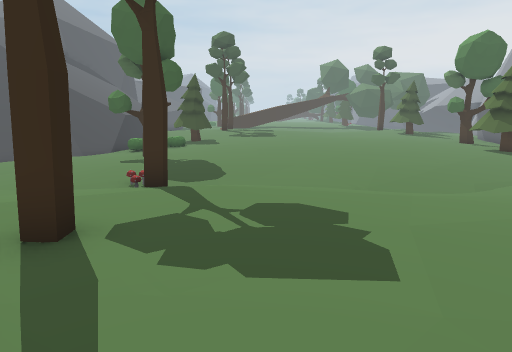
[1] (above)

20 first-person views from a walk through a scene from a Unity 3-D project. The camera is 1.4 m above the floor, tilts 10° down and sees 70° across. The floor is counted in squares, 1 m on a side. Each view is taken from the middle of a square. On the plan, view 1 faces up. The plan holds only what a view shows up to about 16 squares ahead; the rest is blank. The place goes on beyond the plan. The player character is not drawn. Some animated figures are left out. Some surface patterns are stand-ins.

[2]
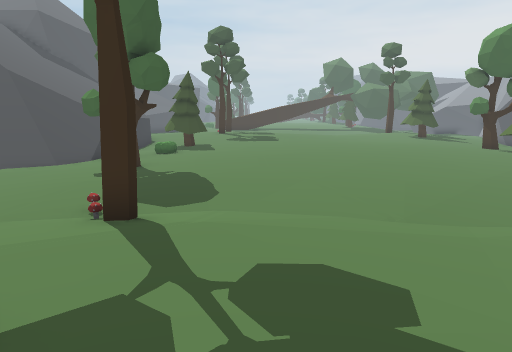

[3]
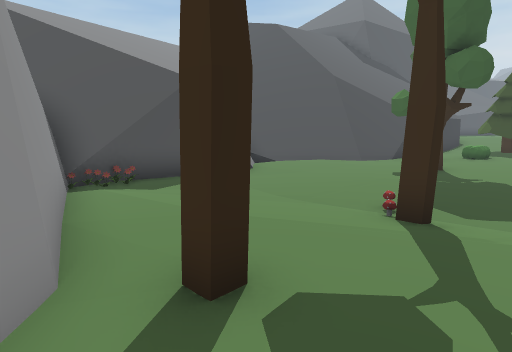

[4]
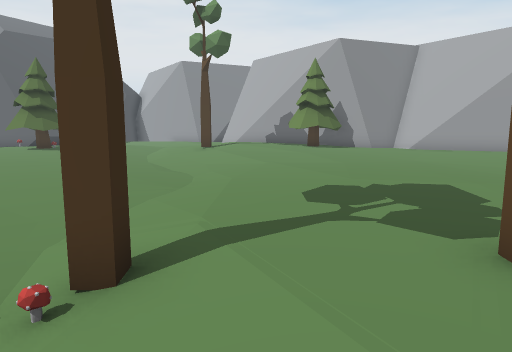

[5]
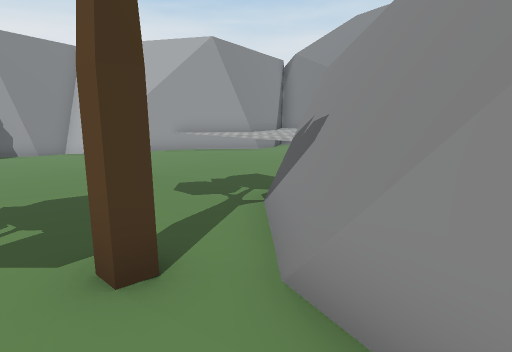

[6]
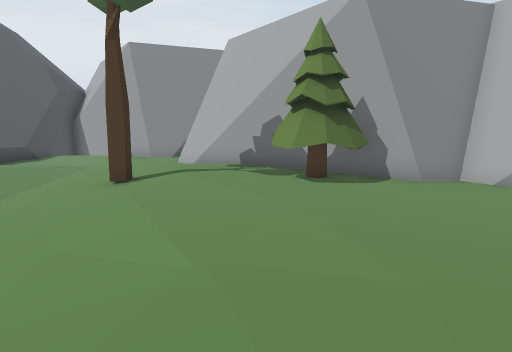

[7]
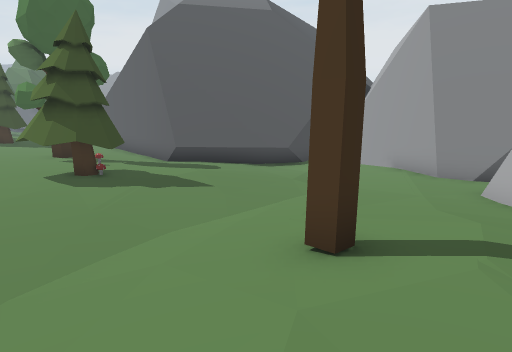

[8]
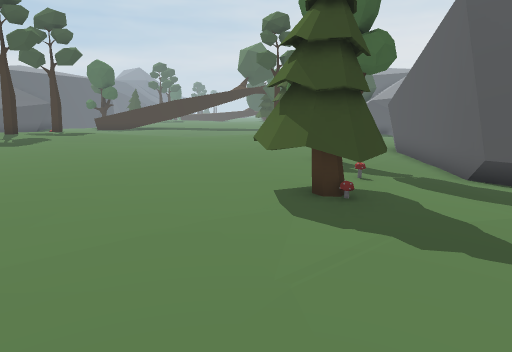

[9]
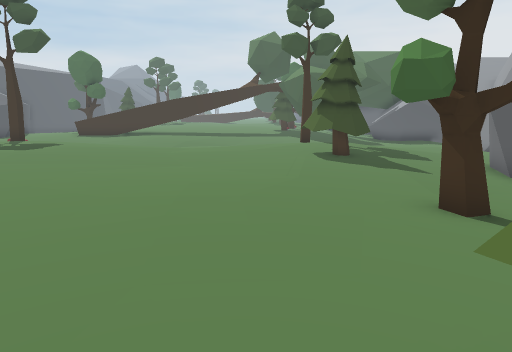

[10]
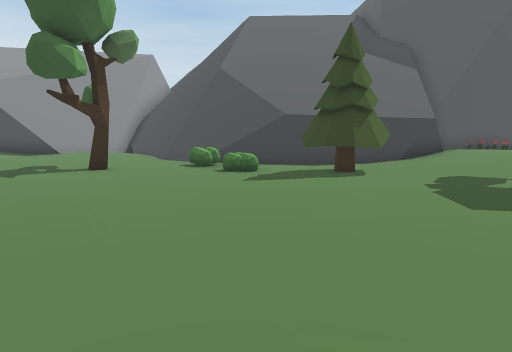

[11]
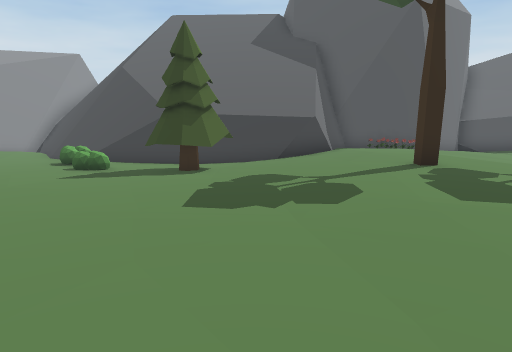

[12]
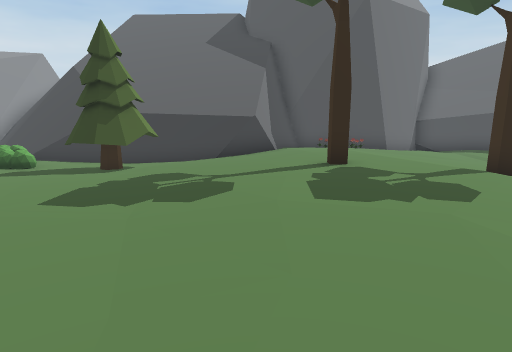

[13]
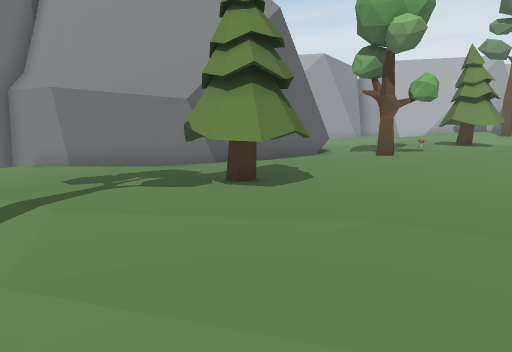

[14]
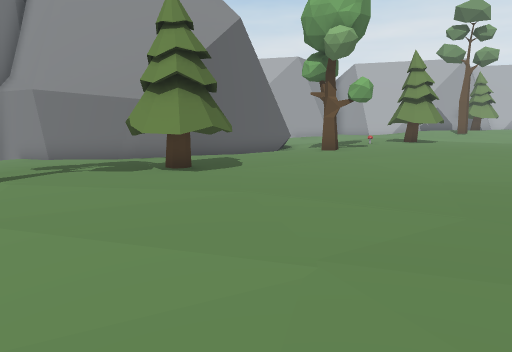

[15]
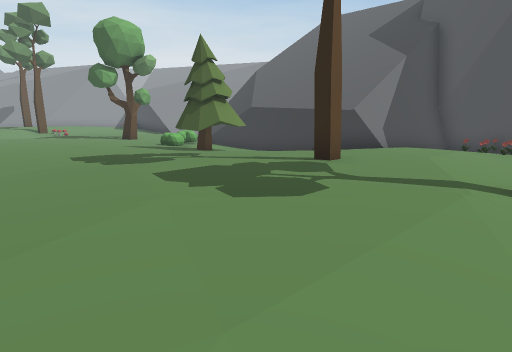

[16]
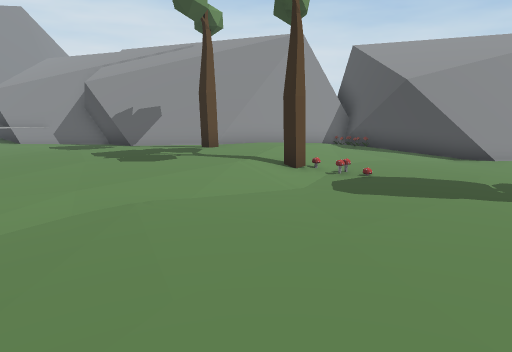

[17]
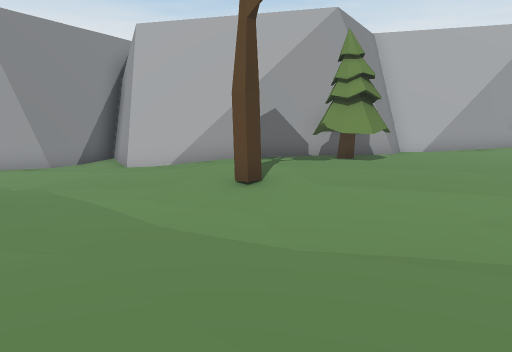

[18]
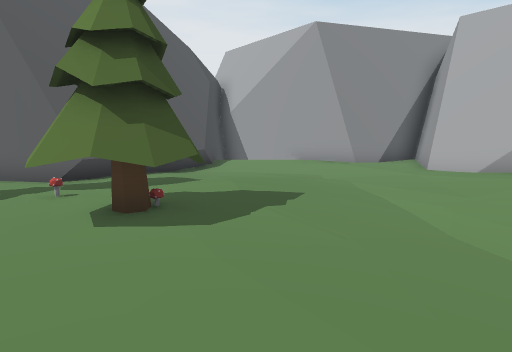

[19]
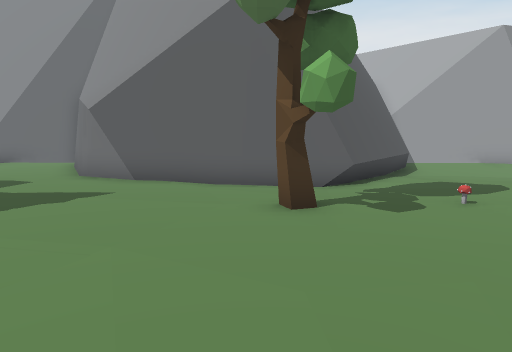

[20]
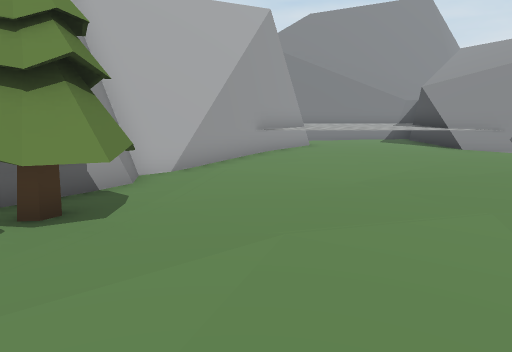

### Floor plan
Key: @ floor where view 1 was taken; # wall or solid block; . main floor; : floor 0.25 m higher than the main floor; - floor 0.25 m lower than the main floor; _ floor 0.5 m lower than the main floor; / step, stairs or slope; = window, fence, low wall or low ledge; ^ raised ledge; v drop or lower ground; T tree; F flower; O other object.
Columns run from 11 left of view 1 to 21 right of it. Each row starts with its distance up from view 1.
 30    .....    .. . ....T        #
 29   #...../T:::.. ....::::..-  -##
 28   #.::/:::::::::...:::::...---v#
 27  # F:::::::::::::.::::T...----##
 26  # ::::::T:::::::::::TT...--###
 25  ###::::::::::::::...TT...###
 24    ##::::::::::::........-#
 23     #^.::::::::::........-#
 22     ##..::::::::::......--#
 21     ##.TT::::::::::.....--#
 20     ##.TT.::::::::::....--#
 19     ##..T.::::::::::.TT.--#
 18     #-....::::::::::..../-#
 17    ##-O...:::::::::.....--##
 16    ##.....::::::::...TO..--###
 15  ###=.....::::::....TOT..--_#####
 14 ###=...T...:::......TTT../-___ =#
 13 ##-...TT................./-___ ##
 12 #=......................--/___##
 11 ##=..................------//-#
 10  ##...............---..------##
  9   ##....O........--......----##
  8   ##....O............T....----#
  7   ##..../T:::.......::::..#####
  6   ##:.:/:::::::....:::::.##   ##
  5   #F:::::::::::::.:::::.##
  4   ###/:::T:::::::::::TT.#
  3     ####/:::::::::...TT##
  2        ##/:::::::.....##
  1         ##/::::::.....#
  0          ##@:::::.....#
 -1           #::::::::..##
 -2           #:::::::::##
 -3           ##:::::::##
 -4            ##^^^^^^#
 -5             #^^^^^^
 -6             #^^^^^^

Where each view was taken, in squares from view 1:
view 1: 0 up, 0 right, facing up
view 2: 2 up, 0 right, facing up
view 3: 2 up, 0 right, facing up-left
view 4: 6 up, 5 left, facing right
view 5: 5 up, 5 left, facing down-right
view 6: 5 up, 2 right, facing right
view 7: 6 up, 7 right, facing up-right
view 8: 9 up, 9 right, facing up
view 9: 14 up, 8 right, facing up
view 10: 18 up, 6 right, facing left
view 11: 22 up, 6 right, facing left
view 12: 24 up, 6 right, facing left
view 13: 30 up, 6 right, facing down-right
view 14: 30 up, 4 right, facing down-right
view 15: 30 up, 4 right, facing down-left
view 16: 13 up, 5 right, facing down-left
view 17: 13 up, 5 right, facing down-right
view 18: 13 up, 5 right, facing right
view 19: 20 up, 5 right, facing right
view 20: 8 up, 8 right, facing down
